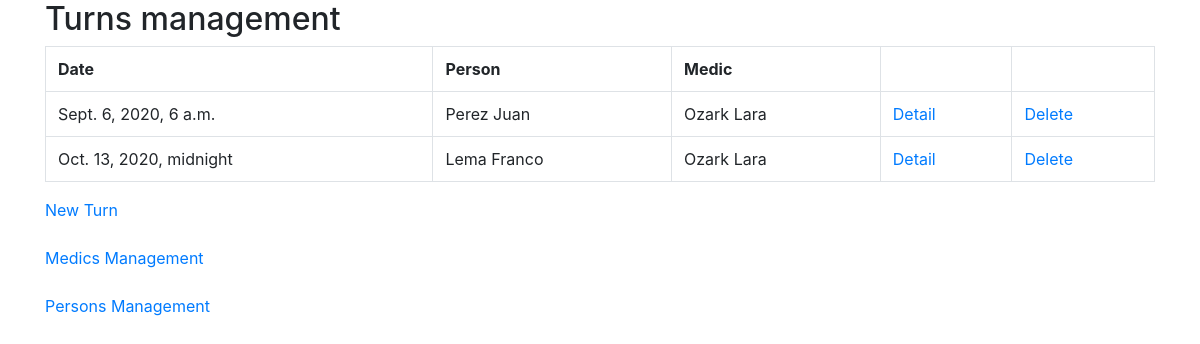
The page / on the database its author committed.
### adminhospital/models.py (models this page shows, shortened)
class Turno(models.Model):
    date = models.DateTimeField()
    person = models.ForeignKey('Person', on_delete=models.CASCADE)
    medic = models.ForeignKey('Medic', on_delete=models.CASCADE)
    observations = models.CharField(blank=True, max_length=255)

class Person(models.Model):
    name = models.CharField(max_length=20)
    lastname = models.CharField(max_length=20)
    age = models.IntegerField(max_length=2)
    dni = models.IntegerField(max_length=8)

class Medic(models.Model):
    name = models.CharField(max_length=20)
    lastname = models.CharField(max_length=20)
    specialty = models.CharField(max_length=30)
    medic_id = models.IntegerField(max_length=10)

### adminhospital/views.py (the view)
# urls.py: path("", views.adminh_index, name="admin_index"),
def adminh_index(request):
    turns = Turno.objects.all()
    context = {
        'turns': turns
    }
    return render(request, "turn/index.html", context)

### adminhospital/templates/turn/index.html (shortened to what this page needs)
{% extends "base.html" %}
{% block page_content %}
    <div class="container">
        <h2>Turns management</h2>
        <table class="table table-bordered" border="1">
            <tr>
                <th>Date</th>
                <th>Person</th>
                <th>Medic</th>
                <th></th>
                <th></th>
            </tr>
            {% for turn in turns %}
            <tr>
                <td> {{ turn.date }}</td>
                <td> {{ turn.person.lastname }} {{ turn.person.name }} </td>
                <td> {{ turn.medic.lastname }} {{ turn.medic.name }} </td>
                <td> <a href="{% url 'detail_turn' turn.id%}">Detail</a> </td>
                <td> <a href="{% url 'delete_turn' turn.id%}">Delete</a> </td>
            </tr>
            {% endfor %}
        </table>
        <div>
            <a href="{% url 'new_turn' %}">New Turn</a>
        </div>
        <div>
            <a href="{% url 'indexMedics' %}">Medics Management</a>
        </div>
        <div>
            <a href="{% url 'indexPersons' %}">Persons Management</a>
        </div>
    </div>
{% endblock %}

### rows shown on the page
Turno: date "Sept. 6, 2020, 6 a.m.", person.lastname "Perez", person.name "Juan", medic.lastname "Ozark", medic.name "Lara"
Turno: date "Oct. 13, 2020, midnight", person.lastname "Lema", person.name "Franco", medic.lastname "Ozark", medic.name "Lara"
